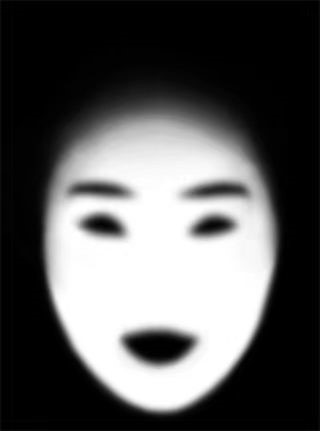
#> input picture srcImg/facemask.jpg, 320 x 431 px
$ python Qvertical.py
#> lines starting #> are read from the running program, lines starting #| are printed output that depends on the picture


'''
功能: 将软件中导出的raw深度图文件转为俯视距离图，并保存为png格式
Author: swortain
Date: 2021-12-31 17:45:22
LastEditTime: 2022-01-22 14:40:25
'''
import itertools
import matplotlib.pyplot as plt
import numpy as np
import glob
import cv2

def load_reshape_img(file_path):
    # 加载图片
#> called with file_path = './srcImg/facemask.jpg'
    rawdata = cv2.imread(file_path, cv2.IMREAD_GRAYSCALE)
#> rawdata is the input picture: shape (431, 320); min 0, max 255, mean 88.7
    # 将图片转换为单通道的NumPy数组
    rawdata = np.array(rawdata)
    print(rawdata.shape[0], rawdata.shape[1])
#| 431 320
    return rawdata

#
def get_result_img(img, size_y):
    """
    img (cv.mat): 待统计的单通道原数据
    size_y (int): 需要生成的结果波形图的高
    return: 结果波形图
    """
#> called with size_y = 336
    intensity = 0.11 # 累加亮度值
    rate = 1.3 # 亮度倍率
    # 现在用厘米为格子数，1500cm为15m
    vertical = np.zeros((size_y+1, img.shape[1]), dtype=float)
    print("vertical_shape:", vertical.shape)
#| vertical_shape: (337, 320)

    height, width = img.shape[0:2]
#> height = 431; width = 320
    for w in range(0, width):
        for h in range(0, height):
            depth = round(img[h][w]/255*size_y) # 0-1500cm
        #    depth = round(depth/10)   ## 把毫米转为厘米进行绘图
            vertical[depth][w] += intensity*rate
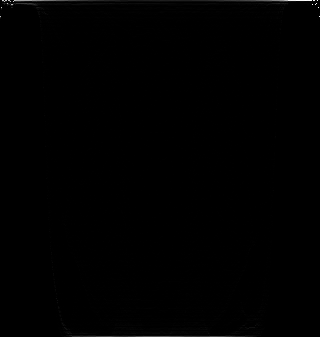
#> vertical: shape (337, 320) float64; min 0, max 60.2, mean 0.2; drawn with min black and max white
#> (the run stopped early here; a loop or call above may not have finished)
